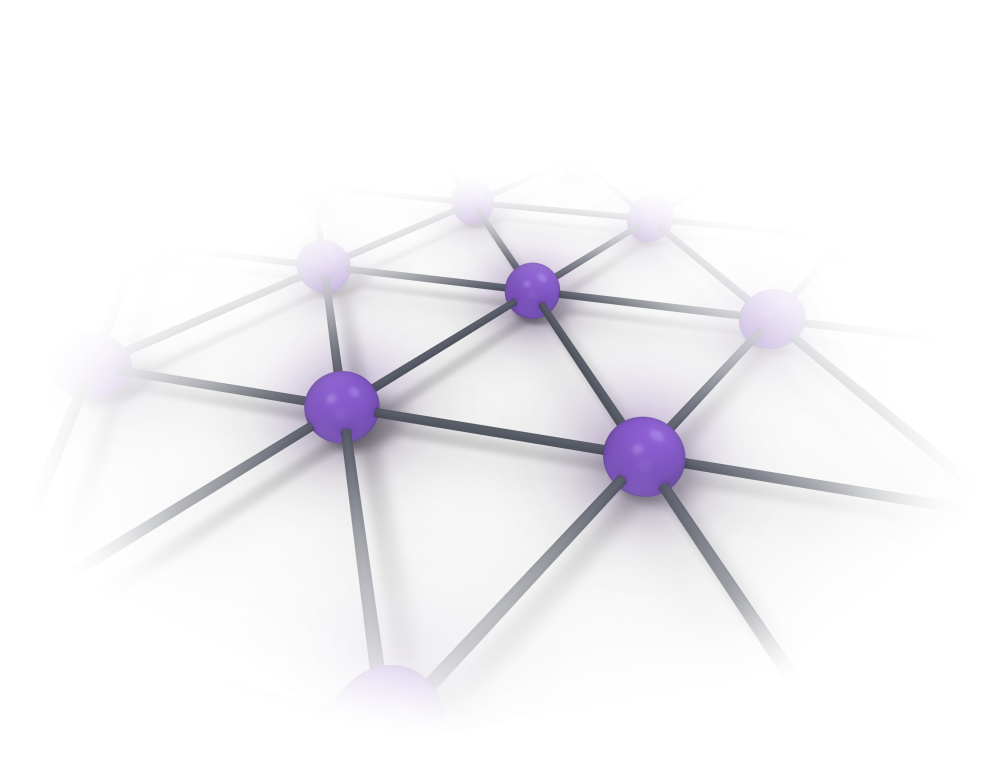
#> input picture figures/schematic-assets/triangle-lattice.png, 2000 x 1545 px, given in place of background.png, which was not available (shown at 1/2 size)
$ python build_c_refined.py
#> lines starting #> are read from the running program, lines starting #| are printed output that depends on the picture; after the words box and inside, x2 and y2 are one past the last pixel; in counts of white or black regions, pixels touching at a corner belong together
"""Compose the focused C figure from 3D glass, 3D motifs and vector labels."""

from __future__ import annotations

import argparse
import json
from pathlib import Path
import subprocess

import fitz
import matplotlib
matplotlib.use("Agg")
import matplotlib.pyplot as plt
from matplotlib import font_manager
import numpy as np
from PIL import Image, ImageFilter
from matplotlib.patches import FancyArrowPatch, FancyBboxPatch, Rectangle


ROOT = Path(__file__).resolve().parents[2]
OUT = ROOT / "pdf" / "schematic-concepts"
ASSETS = OUT / "C_refined_v5_assets"
parser = argparse.ArgumentParser()
parser.add_argument("--background", choices=["glass", "cards"], default="glass")
args = parser.parse_args()
NAME = "C_refined_3d_v5" if args.background == "glass" else "C_refined_cards_v5"
# Register an installed open font explicitly; Matplotlib's cache may predate it.
font_path = Path("/usr/share/fonts/truetype/freefont/FreeSans.ttf")
if font_path.exists():
    font_manager.fontManager.addfont(str(font_path))


plt.rcParams.update({
    "font.family": "FreeSans",
    "mathtext.fontset": "dejavusans",
    "svg.fonttype": "path",
    "pdf.fonttype": 42,
    "image.composite_image": False,
    "savefig.facecolor": "white",
})

W, H, MM = 1000, 1000, 86
fig = plt.figure(figsize=(MM/25.4, MM/25.4))
ax = fig.add_axes([0, 0, 1, 1])
ax.set(xlim=(0, W), ylim=(H, 0), aspect="equal")
ax.axis("off")
texts = []


def text(x, y, value, size=8.8, color="#282b32", weight="normal", **kwargs):
    obj = ax.text(x, y, value, fontsize=size, color=color,
                  ha=kwargs.pop("ha", "center"), va="center",
                  weight=weight, **kwargs)
    texts.append(obj)


def motif(path, box, glow=False):
    """Trim transparent margins while retaining a small margin for soft shadows."""
    rgba = np.array(Image.open(path).convert("RGBA"))
    # Remove the faint denoising matte offset before finding the footprint;
    # otherwise the shadow catcher can leave a rectangular cut edge.
    rgba[:,:,3] = np.clip((rgba[:,:,3].astype(float)-12)*255/243, 0, 255).astype(np.uint8)
    mask = rgba[:,:,3] > 0
    ys, xs = np.nonzero(mask)
    if not len(xs):
        raise ValueError(f"Empty 3D render: {path}")
    pad = 12
    left, right = max(0, xs.min()-pad), min(rgba.shape[1], xs.max()+pad+1)
    top, bottom = max(0, ys.min()-pad), min(rgba.shape[0], ys.max()+pad+1)
    crop = rgba[top:bottom, left:right]
    x0, y0, x1, y1 = box
    factor = min((x1-x0)/crop.shape[1], (y1-y0)/crop.shape[0])
    dw, dh = crop.shape[1]*factor, crop.shape[0]*factor
    cx, cy = (x0+x1)/2, (y0+y1)/2
    if glow:
        # Light follows the mesh and particle silhouettes, never a spotlight disk.
        halo = Image.fromarray(crop[:,:,3]).filter(ImageFilter.GaussianBlur(12))
        light = np.zeros_like(crop)
        light[:,:,:3] = (173, 238, 255)
        light[:,:,3] = (np.asarray(halo).astype(float)*.40).astype(np.uint8)
        ax.imshow(light, extent=(cx-dw/2,cx+dw/2,cy+dh/2,cy-dh/2),
                  interpolation="antialiased", zorder=4)
    ax.imshow(crop, extent=(cx-dw/2, cx+dw/2, cy+dh/2, cy-dh/2),
              interpolation="antialiased", zorder=5)
    return {
        "source": path.name,
        "crop_pixels": [int(crop.shape[1]), int(crop.shape[0])],
        "placed_mm": [round(dw*MM/W,2), round(dh*MM/H,2)],
        "effective_dpi": round(crop.shape[1]/(dw*MM/W/25.4)),
    }


# Offset, beveled glass half-planes retain the original layered classification.
# Their overlap represents the two available sign-free routes.
background = None
if args.background == "glass":
    background = Image.open(ASSETS / "background.png")
#> background is the input picture: PIL image 2000x1545 RGBA; mean R, G, B, A 115.4, 93.2, 139.4, 18.1
    ax.imshow(background, extent=(0,W,H,0), interpolation="antialiased", zorder=0)
    for box, color in [((548,140,386,798), "#c8bb94"),
                       ((108,112,854,426), "#a5c8e3")]:
        x,y,w,h=box
        ax.add_patch(FancyBboxPatch((x,y),w,h,
            boxstyle="round,pad=0,rounding_size=32", fill=False,
            linewidth=.28, edgecolor=color, alpha=.52, zorder=1))
else:
    # Flat cards: depth is conveyed only by consistent overhang and soft shadows.
    ax.add_patch(Rectangle((164,168),742,742,facecolor="#eceef1",edgecolor="none",zorder=0))
    for box,color,z in [((548,140,386,798),"#f6e8bd",1),
                        ((108,112,854,426),"#c9e5f5",2)]:
        x,y,w,h=box
        for spread in range(12,0,-1):
            ax.add_patch(FancyBboxPatch((x-spread,y+8-spread),w+2*spread,h+2*spread,
                boxstyle="round,pad=0,rounding_size=20", linewidth=0,
                facecolor="#344253",alpha=.004,zorder=z))
        ax.add_patch(FancyBboxPatch((x,y),w,h,
            boxstyle="round,pad=0,rounding_size=20",linewidth=.35,
            edgecolor="white",facecolor=color,alpha=.79,zorder=z+.1))

text(326, 72, "Frustrated", size=9.1)
text(747, 72, "Unfrustrated", size=9.1)
text(65, 325, "TRS/RP", size=8.7, rotation=90)
text(65, 737, "Non-TRS/RP", size=8.7, rotation=90)

text(333, 198, "Sign-free for BAFQMC", size=7.6, color="#216fa8")
text(741, 339, "Sign-free for both", size=8.7, color="#282b32")
text(741, 611, "Sign-free for WLQMC/SSE", size=7.6, color="#957019")
text(356, 724, "Sign-problematic", size=8.7, color="#282b32")

placements = [
    motif(ASSETS / "interaction.png", (330, 234, 424, 300)),
    motif(ASSETS / "field.png", (141, 323, 535, 520), glow=True),
    motif(ASSETS / "loop.png", (600, 678, 880, 870)),
]
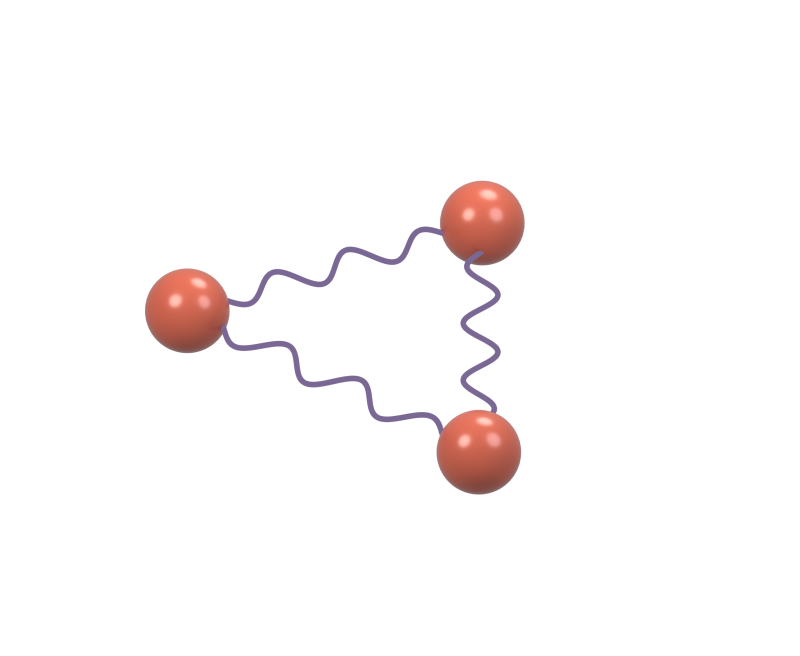
#> input picture figures/schematic-assets/interaction.png, 1600 x 1312 px, found by its file name (shown at 1/2 size)
#> in motif, rgba is the input picture: shape (1312, 1600, 4); mean R, G, B, A 8.5, 5.5, 5.4, 10.4
#> in motif, `rgba[:,:,3] = np.clip((rgba[:,:,3].astype(float)-12)*255/243, 0, 255)...`: rgba: shape (1312, 1600, 4); 0.46% of pixels changed, all inside (x1, y1, x2, y2) = (289, 360, 1050, 990)
#> in motif, `mask = rgba[:,:,3] > 0`:
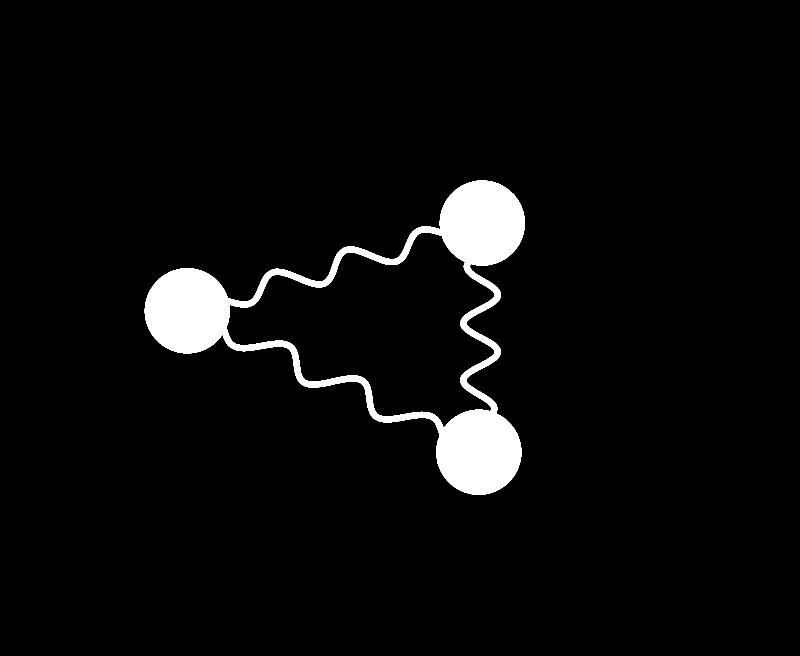
#> mask: shape (1312, 1600) bool (shown at 1/2 size); 4.2% white; 1 white region, box (x1, y1, x2, y2) and area: (289, 361, 1050, 990) 88422
#> in motif, `left, right = max(0, xs.min()-pad), min(rgba.shape[1], xs.max()+pad+1)`: left = 277; right = 1062
#> in motif, `top, bottom = max(0, ys.min()-pad), min(rgba.shape[0], ys.max()+pad+1)`: top = 349; bottom = 1002
#> call 2 of motif, with box = (141, 323, 535, 520), glow = True
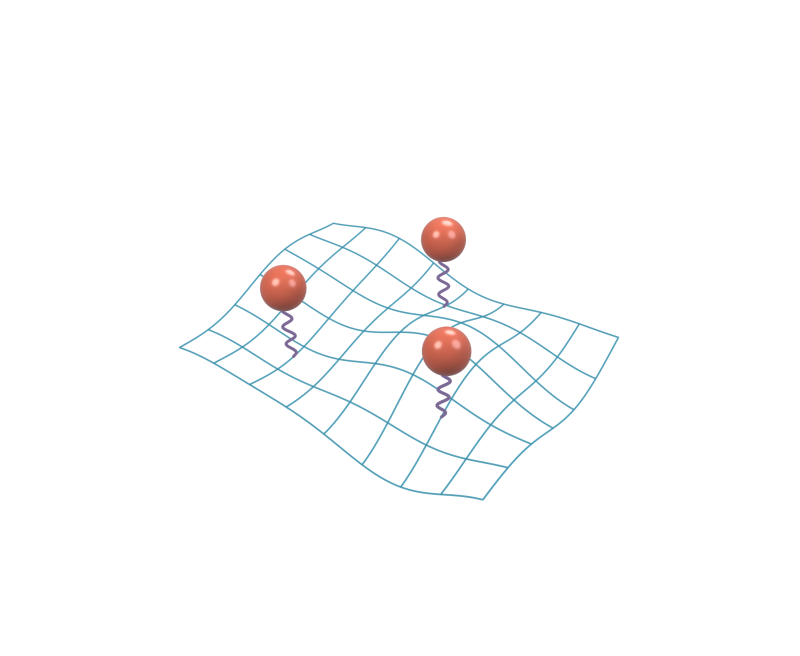
#> input picture figures/schematic-assets/field.png, 1600 x 1312 px, found by its file name (shown at 1/2 size)
#> in motif, rgba is the input picture: shape (1312, 1600, 4); mean R, G, B, A 4.4, 5.1, 5.5, 5.5
#> in motif (call 2), `rgba[:,:,3] = np.clip((rgba[:,:,3].astype(float)-12)*255/243, 0, 255)...`: rgba: shape (1312, 1600, 4); 2.13% of pixels changed, all inside (x1, y1, x2, y2) = (356, 432, 1239, 1002)
#> in motif (call 2), `mask = rgba[:,:,3] > 0`: mask: shape (1312, 1600) bool; 2.9% white; 1 white region, box (x1, y1, x2, y2) and area: (357, 433, 1239, 1002) 60215
#> in motif (call 2), `left, right = max(0, xs.min()-pad), min(rgba.shape[1], xs.max()+pad+1)`: left = 345; right = 1251
#> in motif (call 2), `top, bottom = max(0, ys.min()-pad), min(rgba.shape[0], ys.max()+pad+1)`: top = 421; bottom = 1014
#> in motif (call 2), `halo = Image.fromarray(crop[:,:,3]).filter(ImageFilter.GaussianBlur(12))`:
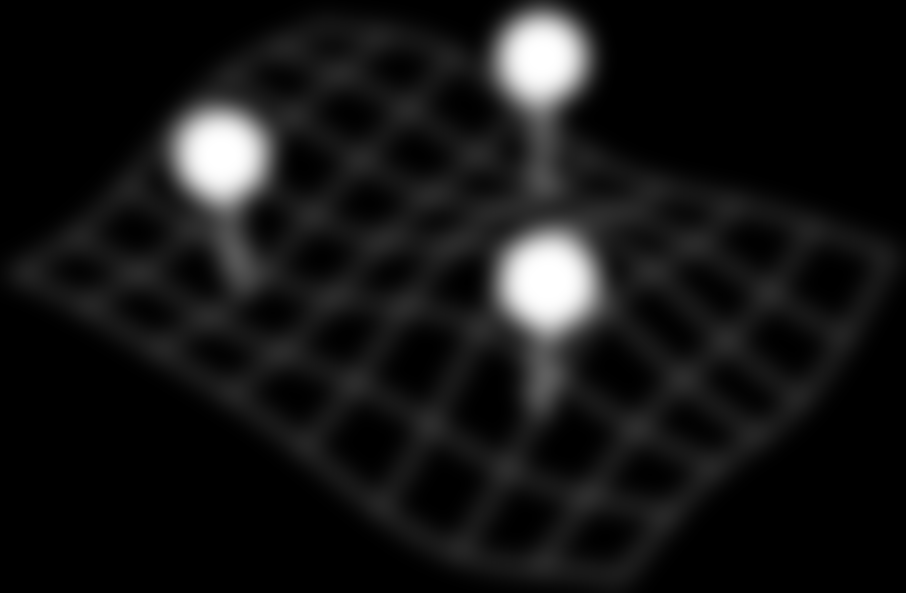
#> halo: PIL image 906x593 L; min 0, max 255, mean 21.2
#> in motif (call 2), `light[:,:,3] = (np.asarray(halo).astype(float)*.40).astype(np.uint8)`:
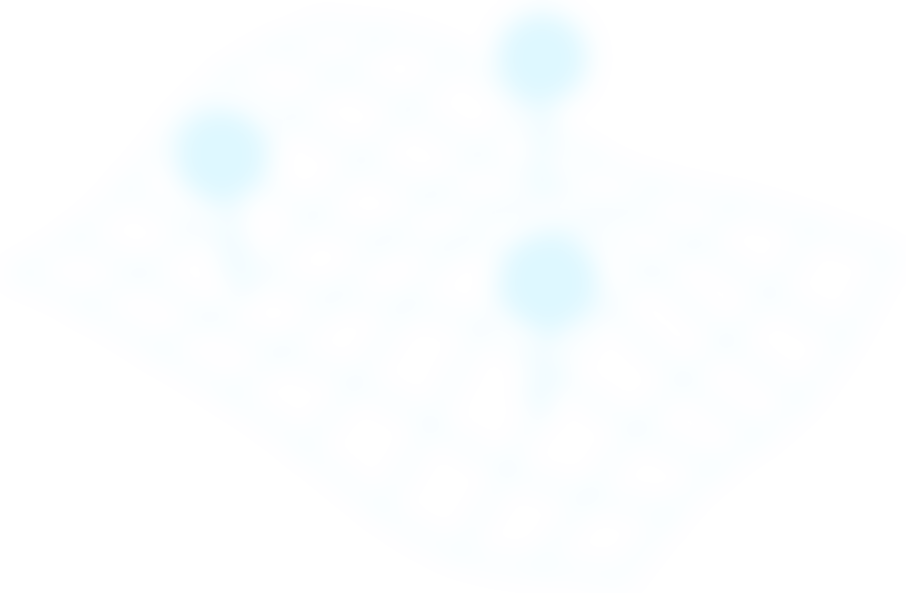
#> light: shape (593, 906, 4); mean R, G, B, A 173, 238, 255, 8.2; transparent parts drawn white
#> call 3 of motif, with box = (600, 678, 880, 870), glow = False
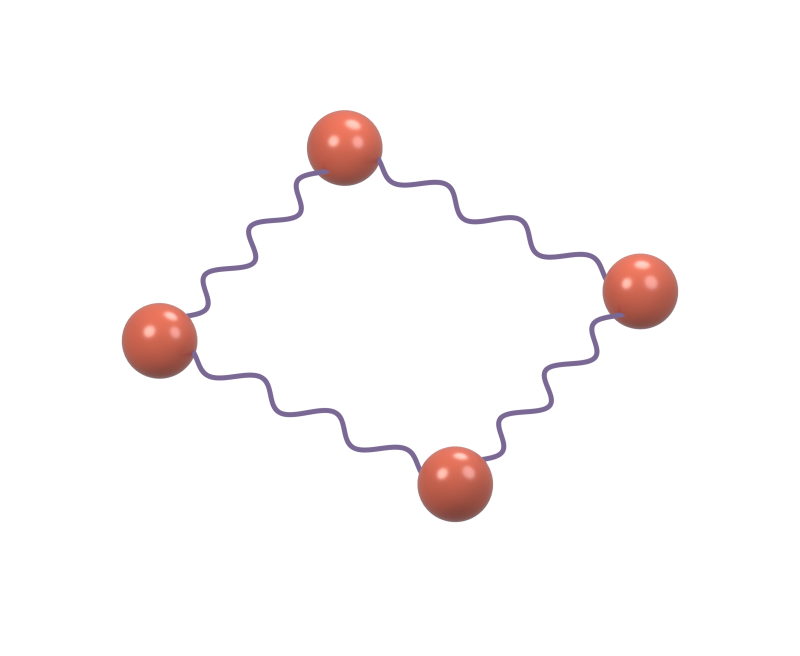
#> input picture figures/schematic-assets/loop.png, 1600 x 1312 px, found by its file name (shown at 1/2 size)
#> in motif, rgba is the input picture: shape (1312, 1600, 4); mean R, G, B, A 9.2, 6, 6, 11.4
#> in motif (call 3), `rgba[:,:,3] = np.clip((rgba[:,:,3].astype(float)-12)*255/243, 0, 255)...`: rgba: shape (1312, 1600, 4); 0.61% of pixels changed, all inside (x1, y1, x2, y2) = (242, 219, 1358, 1046)
#> in motif (call 3), `mask = rgba[:,:,3] > 0`: mask: shape (1312, 1600) bool; 4.7% white; 1 white region, box (x1, y1, x2, y2) and area: (243, 220, 1357, 1045) 98201
#> in motif (call 3), `left, right = max(0, xs.min()-pad), min(rgba.shape[1], xs.max()+pad+1)`: left = 231; right = 1369
#> in motif (call 3), `top, bottom = max(0, ys.min()-pad), min(rgba.shape[0], ys.max()+pad+1)`: top = 208; bottom = 1057
ax.add_patch(FancyArrowPatch(
    (357, 293), (310, 331), arrowstyle="-|>", mutation_scale=7.5,
    connectionstyle="arc3,rad=.12", linewidth=.8, color="#48616e", shrinkA=0, shrinkB=0, zorder=9,
))

fig.canvas.draw()
# Check the two one-line headings against their glass interiors.
for obj in texts:
    if obj.get_text() in ("Sign-free for BAFQMC", "Sign-free for WLQMC/SSE"):
        bounds = obj.get_window_extent(fig.canvas.get_renderer()).transformed(ax.transData.inverted())
        left, right = ((128, 534) if "BAFQMC" in obj.get_text() else (560, 922))
        if bounds.x0 < left or bounds.x1 > right:
            raise AssertionError(f"Coverage label exceeds glass interior: {obj.get_text()}")

renderer = fig.canvas.get_renderer()
for obj in texts:
    bounds = obj.get_window_extent(renderer)
    if bounds.x0 < 0 or bounds.y0 < 0 or bounds.x1 > fig.bbox.x1 or bounds.y1 > fig.bbox.y1:
        raise AssertionError(f"Clipped text: {obj.get_text()}")

pdf_path = OUT / f"{NAME}.pdf"
fig.savefig(pdf_path, dpi=900, metadata={
    "Title": "Sign-free bosonic QMC: focused three-dimensional concept C",
    "Author": "BAFQMC manuscript figure study",
})
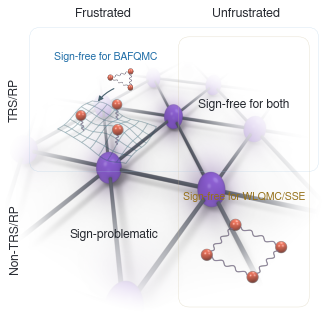
#> figure drawn by matplotlib, 1 panel
fig.savefig(OUT / f"{NAME}.svg", dpi=900, metadata={
    "Title": "Focused three-dimensional concept C",
    "Description": (
        "Offset upper and right half-planes with two physical motifs only: "
        "an HS transformation into a fixed-field bosonic scene in the frustrated TRS/RP region and "
        "four equal interacting bosons in the unfrustrated local-weight region."
    ),
})
plt.close(fig)

#> (the run stopped early here; a loop or call above may not have finished)
